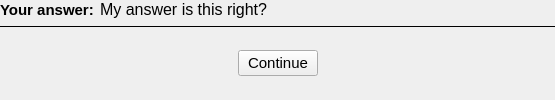
          <widget class="QWidget" name="continuePage">
           <layout class="QVBoxLayout" name="verticalLayout_15">
            <property name="leftMargin">
             <number>0</number>
            </property>
            <property name="topMargin">
             <number>0</number>
            </property>
            <property name="rightMargin">
             <number>0</number>
            </property>
            <property name="bottomMargin">
             <number>0</number>
            </property>
            <item>
             <widget class="QWidget" name="enteredWidget2" native="true">
              <layout class="QVBoxLayout" name="verticalLayout">
               <property name="leftMargin">
                <number>0</number>
               </property>
               <property name="topMargin">
                <number>0</number>
               </property>
               <property name="rightMargin">
                <number>0</number>
               </property>
               <property name="bottomMargin">
                <number>0</number>
               </property>
               <item>
                <layout class="QHBoxLayout" name="horizontalLayout_9">
                 <item>
                  <widget class="QLabel" name="label_7">
                   <property name="font">
                    <font>
                     <pointsize>11</pointsize>
                     <weight>75</weight>
                     <bold>true</bold>
                    </font>
                   </property>
                   <property name="text">
                    <string>Your answer:</string>
                   </property>
                  </widget>
                 </item>
                 <item>
                  <widget class="QLabel" name="enteredLabel2">
                   <property name="sizePolicy">
                    <sizepolicy hsizetype="Expanding" vsizetype="Preferred">
                     <horstretch>0</horstretch>
                     <verstretch>0</verstretch>
                    </sizepolicy>
                   </property>
                   <property name="font">
                    <font>
                     <pointsize>12</pointsize>
                    </font>
                   </property>
                   <property name="text">
                    <string notr="true">My answer is this right?</string>
                   </property>
                  </widget>
                 </item>
                </layout>
               </item>
               <item>
                <layout class="QVBoxLayout" name="verticalLayout_14">
                 <property name="spacing">
                  <number>0</number>
                 </property>
                 <item>
                  <widget class="Line" name="line_3">
                   <property name="sizePolicy">
                    <sizepolicy hsizetype="Expanding" vsizetype="Fixed">
                     <horstretch>0</horstretch>
                     <verstretch>0</verstretch>
                    </sizepolicy>
                   </property>
                   <property name="frameShadow">
                    <enum>QFrame::Plain</enum>
                   </property>
                   <property name="orientation">
                    <enum>Qt::Horizontal</enum>
                   </property>
                  </widget>
                 </item>
                </layout>
               </item>
              </layout>
             </widget>
            </item>
            <item>
             <spacer name="enteredSpacer2">
              <property name="orientation">
               <enum>Qt::Vertical</enum>
              </property>
              <property name="sizeHint" stdset="0">
               <size>
                <width>20</width>
                <height>1</height>
               </size>
              </property>
             </spacer>
            </item>
            <item>
             <layout class="QHBoxLayout" name="horizontalLayout_10">
              <item>
               <spacer name="horizontalSpacer_13">
                <property name="orientation">
                 <enum>Qt::Horizontal</enum>
                </property>
                <property name="sizeHint" stdset="0">
                 <size>
                  <width>238</width>
                  <height>20</height>
                 </size>
                </property>
               </spacer>
              </item>
              <item>
               <widget class="QPushButton" name="continueButton">
                <property name="font">
                 <font>
                  <pointsize>11</pointsize>
                 </font>
                </property>
                <property name="focusPolicy">
                 <enum>Qt::NoFocus</enum>
                </property>
                <property name="text">
                 <string>Continue</string>
                </property>
               </widget>
              </item>
              <item>
               <spacer name="horizontalSpacer_14">
                <property name="orientation">
                 <enum>Qt::Horizontal</enum>
                </property>
                <property name="sizeHint" stdset="0">
                 <size>
                  <width>237</width>
                  <height>20</height>
                 </size>
                </property>
               </spacer>
              </item>
             </layout>
            </item>
            <item>
             <spacer name="verticalSpacer_4">
              <property name="orientation">
               <enum>Qt::Vertical</enum>
              </property>
              <property name="sizeHint" stdset="0">
               <size>
                <width>20</width>
                <height>24</height>
               </size>
              </property>
             </spacer>
            </item>
           </layout>
          </widget>
